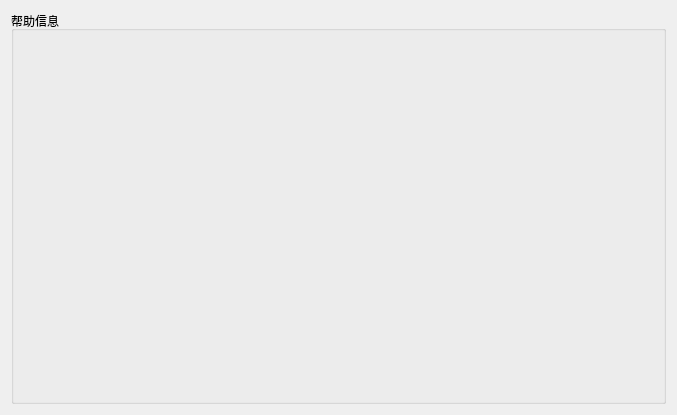
<?xml version="1.0" encoding="UTF-8"?>
<ui version="4.0">
 <class>HelpPage</class>
 <widget class="QWidget" name="HelpPage">
  <property name="geometry">
   <rect>
    <x>0</x>
    <y>0</y>
    <width>677</width>
    <height>415</height>
   </rect>
  </property>
  <property name="windowTitle">
   <string>Form</string>
  </property>
  <layout class="QGridLayout" name="gridLayout">
   <item row="0" column="0">
    <widget class="QGroupBox" name="groupBox">
     <property name="title">
      <string>帮助信息</string>
     </property>
    </widget>
   </item>
  </layout>
 </widget>
 <resources/>
 <connections/>
</ui>
